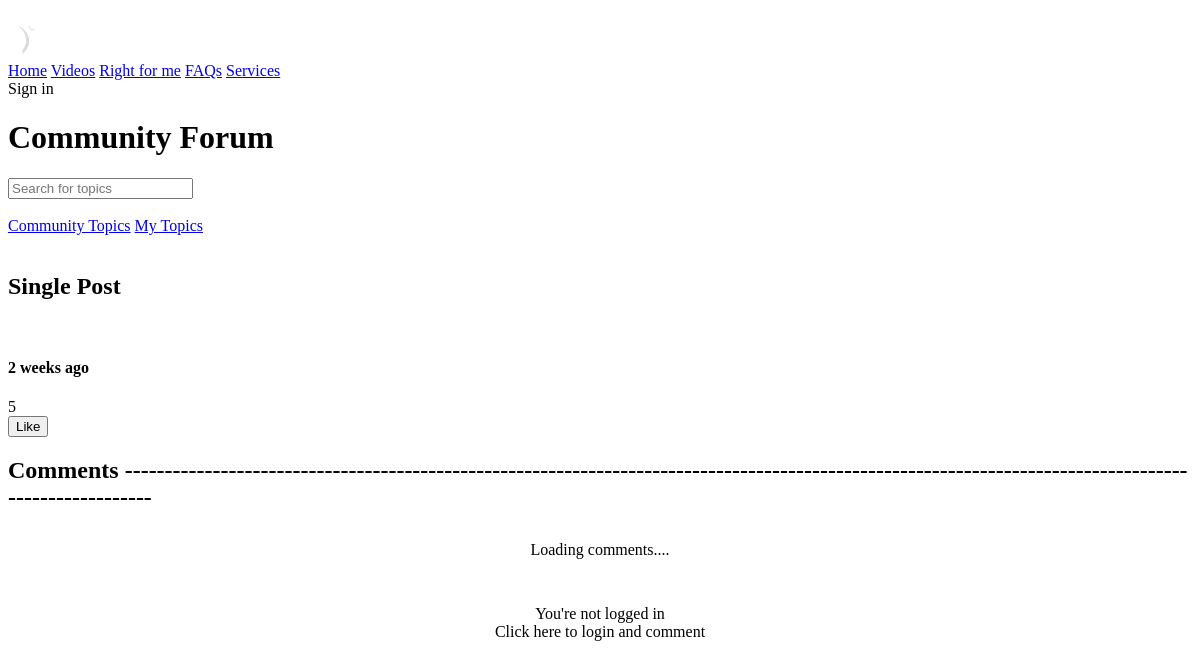
Page /post.php?id=58 on the earlier database version.
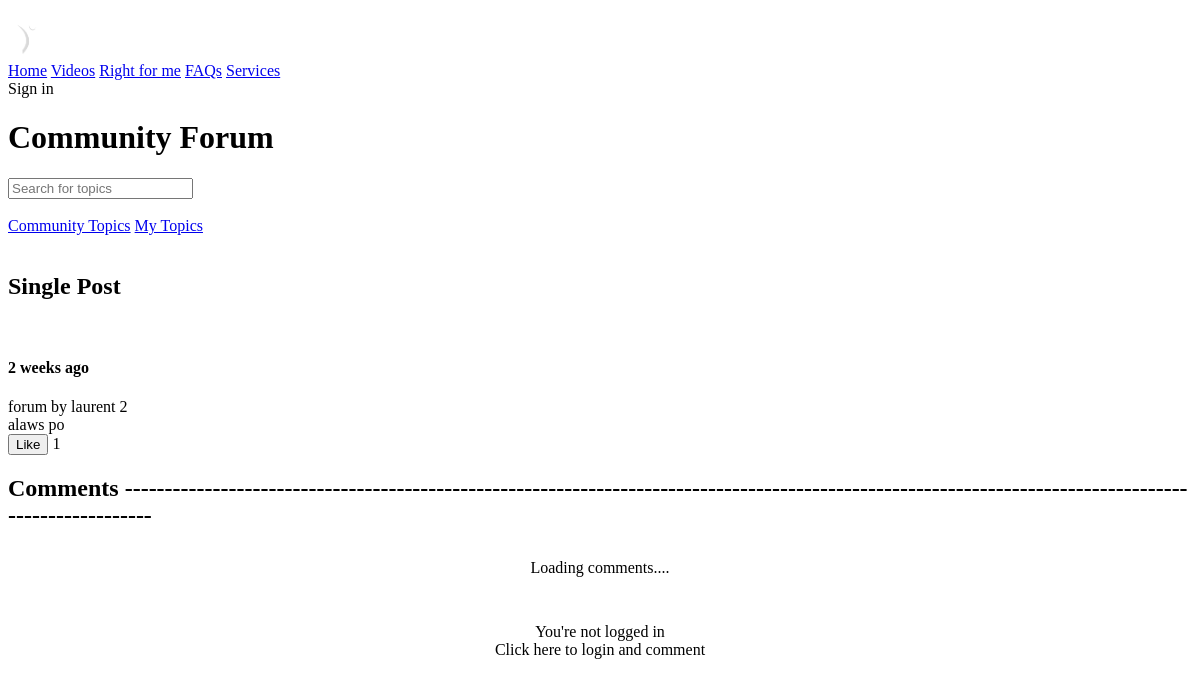
Same page on the later database version.
### tables this page shows
CREATE TABLE `forum` (
  `forum_id` int(5) NOT NULL,
  `user_id` int(5) NOT NULL,
  `user_img` varchar(100) NOT NULL,
  `user_fname` varchar(25) NOT NULL,
  `forum_timestamp` datetime NOT NULL,
  `forum_title` varchar(200) NOT NULL,
  `forum_desc` varchar(500) NOT NULL,
  `comment_parent_id` int(11) NOT NULL DEFAULT 0,
  `comment_count` int(11) NOT NULL DEFAULT 0,
  `reply_parent_id` int(11) NOT NULL DEFAULT 0,
  `reply_count` int(11) NOT NULL DEFAULT 0
);

### functions.php (called while the page is built, shortened)
<?php
function query($query)
{
	global $conn;
	$result = mysqli_query($conn, $query);
	if(!is_bool($result) && mysqli_num_rows($result) > 0)
	{
		$data = [];
		while ($row = mysqli_fetch_assoc($result)) {
			$data[] = $row;
		}
		return $data;
	}
	return false;
}
function logged_in(){
	return false;
}
function get_image($path)
{
	if(!empty($path) && file_exists($path))
		return $path;
	return 'assets/images/user.jpg?v1';
}

### post.php (the view, shortened to what this page needs)
<?php
	require('connect.php');
	require('functions.php');
	$post_id = $_GET['id'] ?? 0;
	$query = "select * from forum where forum_id = '$post_id' limit 1";
	$row = query($query);
	if($row)
	{
		$row = $row[0];
		$id = $row['user_id'];
		$query = "select * from users where user_id = '$id' limit 1";
		$user_row = query($query);
		if($user_row){
			$row['user'] = $user_row[0];
			$row['user']['user_image'] = get_image($user_row[0]['user_image']);
		}
        $forum_id = $row['forum_id'];
        $query = "select count(*) from rating_info where post_id = $forum_id AND rating_action = 'like' limit 1";
        $rating_row = query($query);
	}
?>
<!DOCTYPE html>
<html lang="en">
<head>
</head>
<body>
    <?php include('header.php') ?>
    <?php include('community-forum.php') ?>
	<section class="class_1" >
        <div class="js-personal-post ">
            <div class="class_11" >
                <h1 class="class_41"  >
                    Single Post
                </h1>
                <?php if(!empty($row)): ?>
                    <div id="post_<?=$row['forum_id']?>" row="<?=htmlspecialchars(json_encode($row))?>" class="class_42" >
                        <div>
                        </div>
                        <div class="class_49" >
                            <h4 class="class_41"  >
                                <span id="post-timestamp"><?=date('Y-m-d\TH:i:s',strtotime($row['forum_timestamp']))?></span>
                            </h4>
                            <div class="class_15">
                                <?=nl2br(htmlspecialchars($row['forum_title']))?>
                            </div>
                            <div class="class_15"  >
                                <?=nl2br(htmlspecialchars($row['forum_desc']))?>
                            </div>
                            <button class="single-post js-like-button" forum_id="<?=$row['forum_id']?>" style="cursor: pointer;">
                                Like
                            </button>
                            <span class="single-post js-num-likes" forum_id="<?=$row['forum_id']?>">
                                <?php
                                    if($rating_row){
                                        $row['getlikes'] = $rating_row[0];
                                        if (is_array($row['getlikes'])) {
                                            foreach ($row['getlikes'] as $value) {
                                                if ($value > 0) {
                                                    echo $value;
                                                }
                                            }
                                        } else {
                                            echo $row['getlikes'];
                                        }
                                    }
                                ?>
                            </span>
                        </div>
                    </div>
                    <div class="class_11" >
                        <h1 class="class_41" >
                            Comments -------------------------------------------------------------------------------------------------------------------------------------------------------
                        </h1>
                        <section class="js-comments-loading">
                            <div style="padding:10px;text-align:center;">Loading comments....</div>
                        </section>
                        <br><br>
                        <?php if(logged_in()):?>
                            <form onsubmit="mycomment.submit(event)" method="post" class="class_42" >
                                <div class="class_43" >
                                    <textarea placeholder="Write a comment" name="post" class="js-comment-input class_44" ></textarea>
                                </div>
                                <div>
                                    <label for="anonymous">Post anonymously:</label>
                                    <input type="checkbox" id="anonymous" name="anonymous" class="js-anonymous-comment">
                                </div>
                                <div class="class_45" >
                                    <button class="class_46"  >
                                        Comment
                                    </button>
                                </div>
                            </form>
                        <?php else:?>
                            <div class="class_13" >
                                <div onclick="user.login()" class="class_15" style="cursor:pointer;text-align: center;"  >
                                    You're not logged in <br>Click here to login and comment
                                </div>
                            </div>
                        <?php endif;?>
                    </div>
                <?php endif;?>
            </div>
        </div>
		<br><br>
	</section>
</body>
</html>

### header.php (shortened to what this page needs)
<header>
    <div>
        <div>
            <img src="logo1.png" alt="SiPa" style="width: 50px; height: 50px;">
        </div>
        <div>
			<a href="home_1_with_user.php" class="js-link">Home</a>
            <a href="#">Videos</a>
            <a href="#">Right for me</a>
            <a href="#">FAQs</a>
            <a href="#" onclick="user.toggleDropdown()">Services</a>
            <div>
                <?php if(logged_in()):?>
                    <a href="account_settings.php" class="js-link"><img src="<?= get_image($_SESSION['USER']['user_image'])?>" title="SiPa"></a>
                    <a href="account_settings.php" class="js-link">
                        <span>Hi, <?= $_SESSION['USER']['user_fname']?></span>
                    </a>
                <?php else:?>
                    <span style="cursor:pointer;" onclick="user.login()">Sign in</span>
                <?php endif;?>
            </div>
		</div>
	</div>
</header>

### community-forum.php (shortened to what this page needs)
<div>
    <h1>Community Forum</h1>
    <input type="text" name="search" id="search" class="js-search-input" placeholder="Search for topics">
    <br><br>
    <a href="community-topics.php" class="js-link">Community Topics</a>
    <a href="my-topics.php" class="js-link">My Topics</a>
    <br><br>
</div>

Differences in the rows shown:
changed forum: forum_title (not shown) → "forum by laurent 2"; forum_desc "5" → "alaws po"
Other differences:
new list line: "1"
